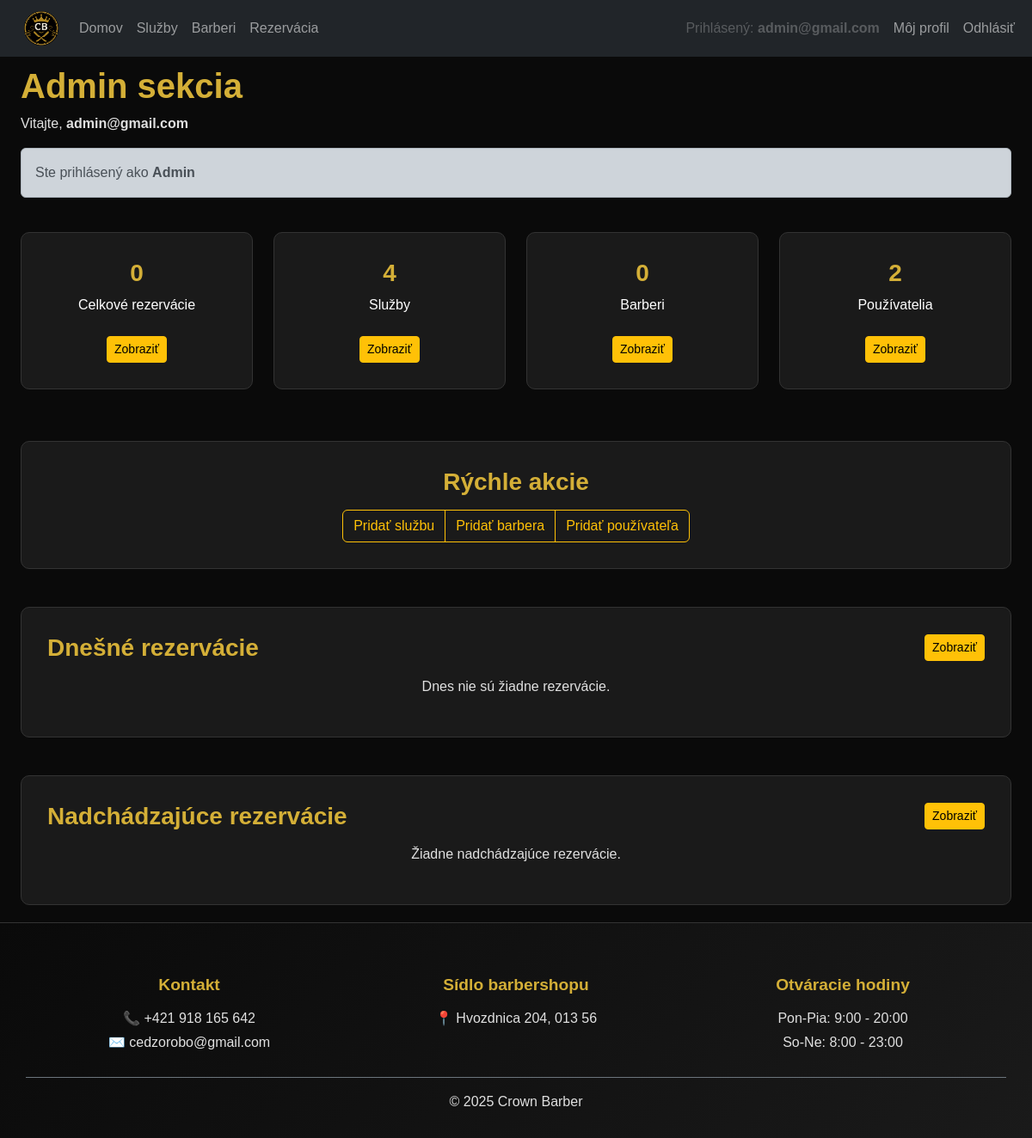
Screenshot of /?c=admin (signed in) with the database file from the repository.
### tables this page shows
CREATE TABLE `users` (
                         `id` int(11) NOT NULL AUTO_INCREMENT,
                         `fullname` varchar(100) NOT NULL,
                         `email` varchar(200) NOT NULL,
                         `password` varchar(255) NOT NULL,
                         `phone` varchar(13) DEFAULT NULL,
                         `permissions` int(1) NOT NULL,
                         `created_at` datetime NOT NULL DEFAULT current_timestamp(),
                         `last_login` datetime DEFAULT NULL,
                         PRIMARY KEY (`id`)
);

### App/Views/Admin/index.view.php (the view, shortened to what the rows shown need)
<div class="container-fluid mt-4">
    <div class="row mb-4">
        <div class="col-12">
            <h1 class="cb-gold-text">Admin sekcia</h1>
            <p class="cb-text-muted">Vitajte, <strong><?= htmlspecialchars($user->getEmail()) ?></strong></p>
        </div>
    </div>
    <div class="row mb-4">
        <div class="col-md-3 mb-3">
            <div class="cb-dark-card text-center">
                <h3 class="cb-gold-text"><?= $totalReservations ?></h3>
                <p>Celkové rezervácie</p>
                <a href="<?= $link->url('admin.showReservations') ?>" class="btn btn-warning btn-sm mt-2">
                    <i class="bi bi-list"></i> Zobraziť
                </a>
            </div>
        </div>
        <div class="col-md-3 mb-3">
            <div class="cb-dark-card text-center">
                <h3 class="cb-gold-text"><?= $totalBarbers ?></h3>
                <p>Barberi</p>
                <a href="<?= $link->url('admin.barbers') ?>" class="btn btn-warning btn-sm mt-2">
                    <i class="bi bi-list"></i> Zobraziť
                </a>
            </div>
        </div>
        <div class="col-md-3 mb-3">
            <div class="cb-dark-card text-center">
                <h3 class="cb-gold-text"><?= $totalUsers ?></h3>
                <p>Používatelia</p>
                <a href="<?= $link->url('admin.users') ?>" class="btn btn-warning btn-sm mt-2">
                    <i class="bi bi-list"></i> Zobraziť
                </a>
            </div>
        </div>
    </div>
</div>

### App/Views/Layouts/root.layout.view.php (shortened to what the rows shown need)
<!DOCTYPE html>
<html lang="sk">
<head>
    <link href="https://cdn.jsdelivr.net/npm/bootstrap@5.3.2/dist/css/bootstrap.min.css" rel="stylesheet"
>
    <link rel="stylesheet" href="<?= $link->asset('css/styl.css') ?>">
</head>
<body class="d-flex flex-column min-vh-100 cb-dark-theme" style="padding-top: 3%">
<nav class="navbar navbar-expand-lg navbar-dark bg-dark fixed-top">
    <div class="container-fluid">
        <div class="collapse navbar-collapse" id="navbarMenu">
            <ul class="navbar-nav ms-auto">
                <?php if ($user->isLoggedIn()) { ?>
                    <li class="nav-item d-none d-md-block">
                        <span class="nav-link disabled">
                            Prihlásený: <b><?= htmlspecialchars($user->getEmail()) ?></b></span>
                    </li>
                    <li class="nav-item">
                        <a class="nav-link" href="<?= $link->url('auth.index') ?>">Môj profil</a>
                    </li>
                    <li class="nav-item">
                        <a class="nav-link" href="<?= $link->url('auth.logout') ?>">Odhlásiť</a>
                    </li>
                <?php } else { ?>
                    <li class="nav-item">
                        <a class="nav-link" href="<?= $link->url('auth.login') ?>">Prihlásiť</a>
                    </li>
                <?php } ?>
            </ul>
        </div>
    </div>
</nav>
<div class="container-fluid mt-3">
    <div class="web-content">
        <?= $contentHTML ?>
    </div>
</div>
</body>
</html>

### rows the page displays
users: email "admin@gmail.com"
users: permissions "0", id "2"

### other values shown
$totalServices "4"
